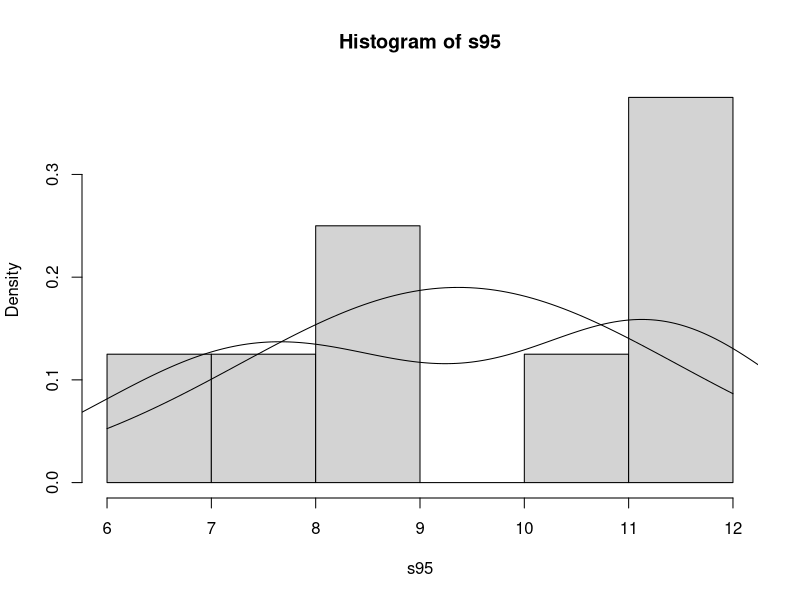
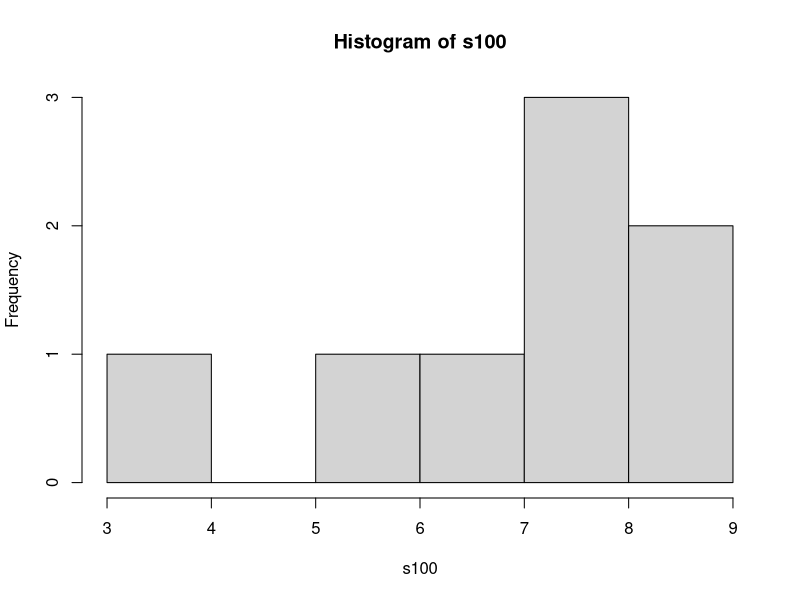
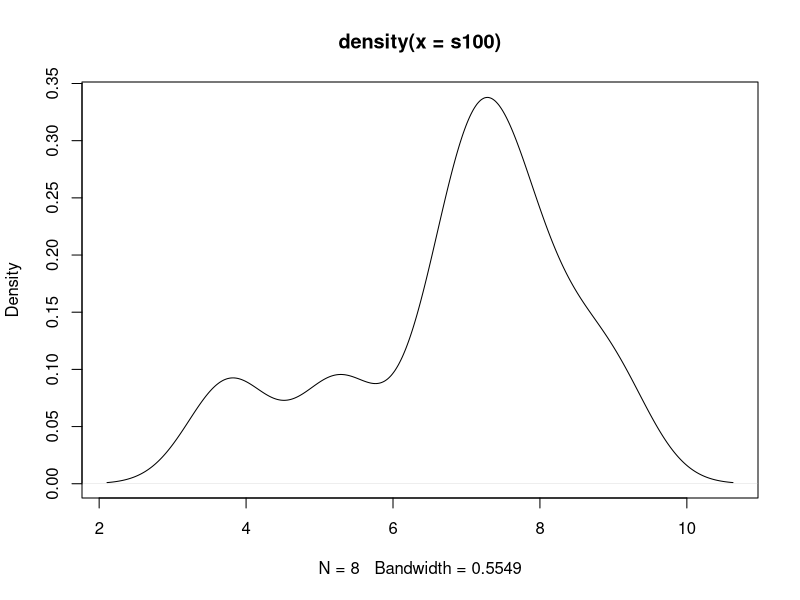

These figures' R source, in order:
s95 <- c(11.176, 7.089, 8.097, 11.739, 11.291, 10.759, 6.467, 8.315)
s100 <- c(5.263, 6.748, 7.461, 7.015, 8.133, 7.418, 3.772, 8.963)
t.test(s95, s100, conf.level = .95)

library(pwr)
pwr.2p.test(s95, s100)

hist(s95, prob=T)
curve(dnorm(x, mean=mean(s95), sd=sd(s95)), add=TRUE)

lines(density(s95))

hist(s100)

plot(density(s100))
